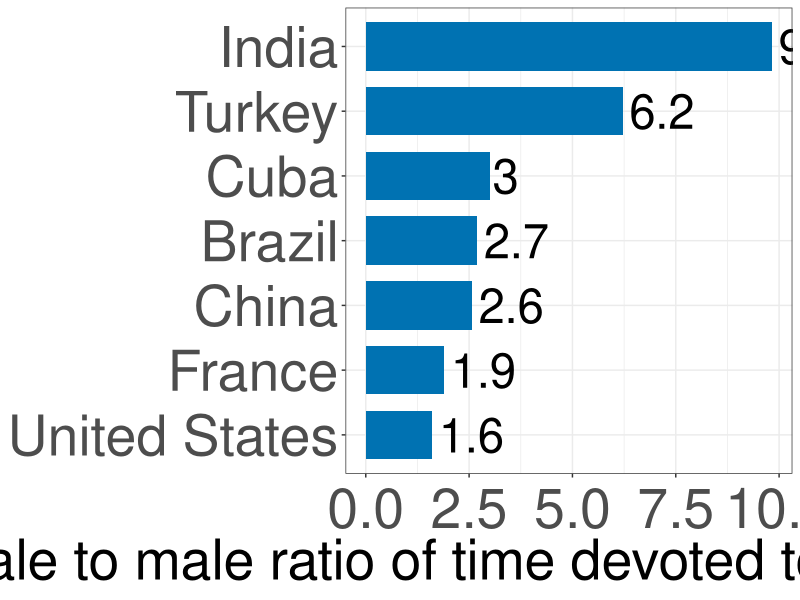
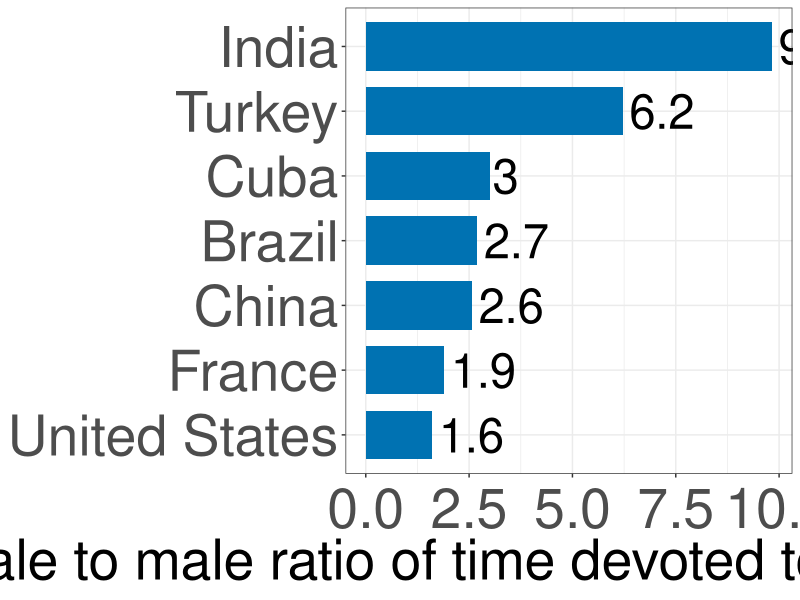

Generate these figures, in order, with R:
library(readxl)
library(tidyverse)

#Data upload and filter
Data <- read_csv("female-to-male-ratio-of-time-devoted-to-unpaid-care-work.csv")

data_final <- Data %>%
  filter(Entity %in% c("United States", "India", "China", "France", "Turkey","Cuba", "Brazil"))

colnames(data_final)[4] <- "Ratio"
#Create figure 

CBCols <- c("#009E73","#0072B2","#E69F00","#CC79A7", "#F0E442")

plot <- ggplot(data_final, aes(x = reorder(Entity, Ratio), y = Ratio)) + 
  geom_bar( stat = "identity", position = position_dodge(), fill = CBCols[2], width = 0.75) + 
  ylab("Female to male ratio of time devoted to unpaid care work") +
  theme_bw() +
  theme(
        axis.title = element_text(size = 40),
        axis.title.y = element_blank(),
        axis.text.y = element_text(size =40),
        #legend.title = element_text(size = 16),
        axis.title.x = element_text(size = 40),
        axis.text.x  = element_text(vjust = 0.5, size = 40)) + 
  geom_text(
    aes(x = Entity, y = Ratio, label = round(Ratio, digits =1)), 
    hjust = -0.1,size = 12,
    position = position_dodge(width = 1),
    inherit.aes = TRUE
  ) + 
  coord_flip()


plot

ggsave("specprodexch/unpaid_care_ratios.pdf", plot, width = 19, height = 10)
